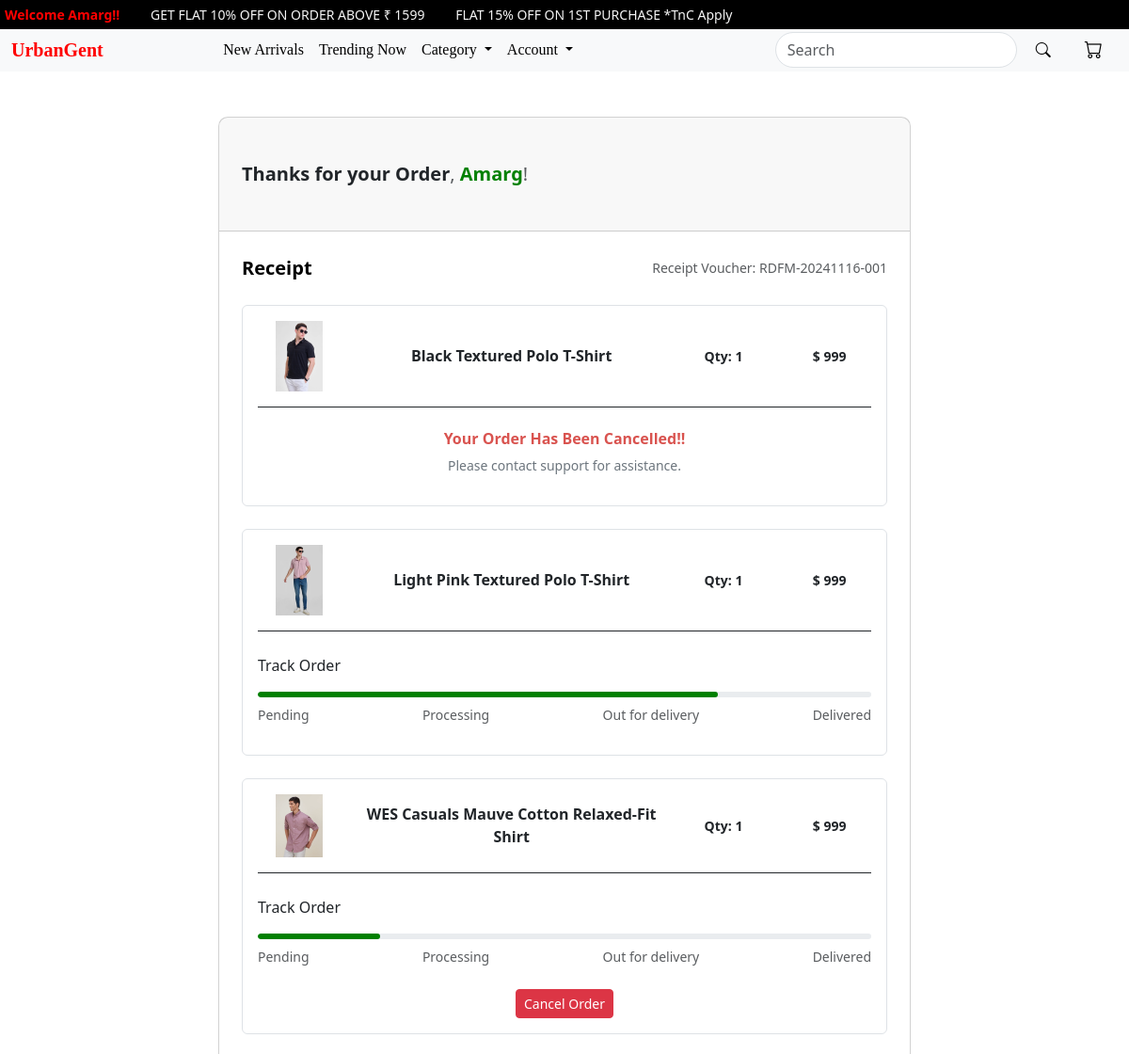
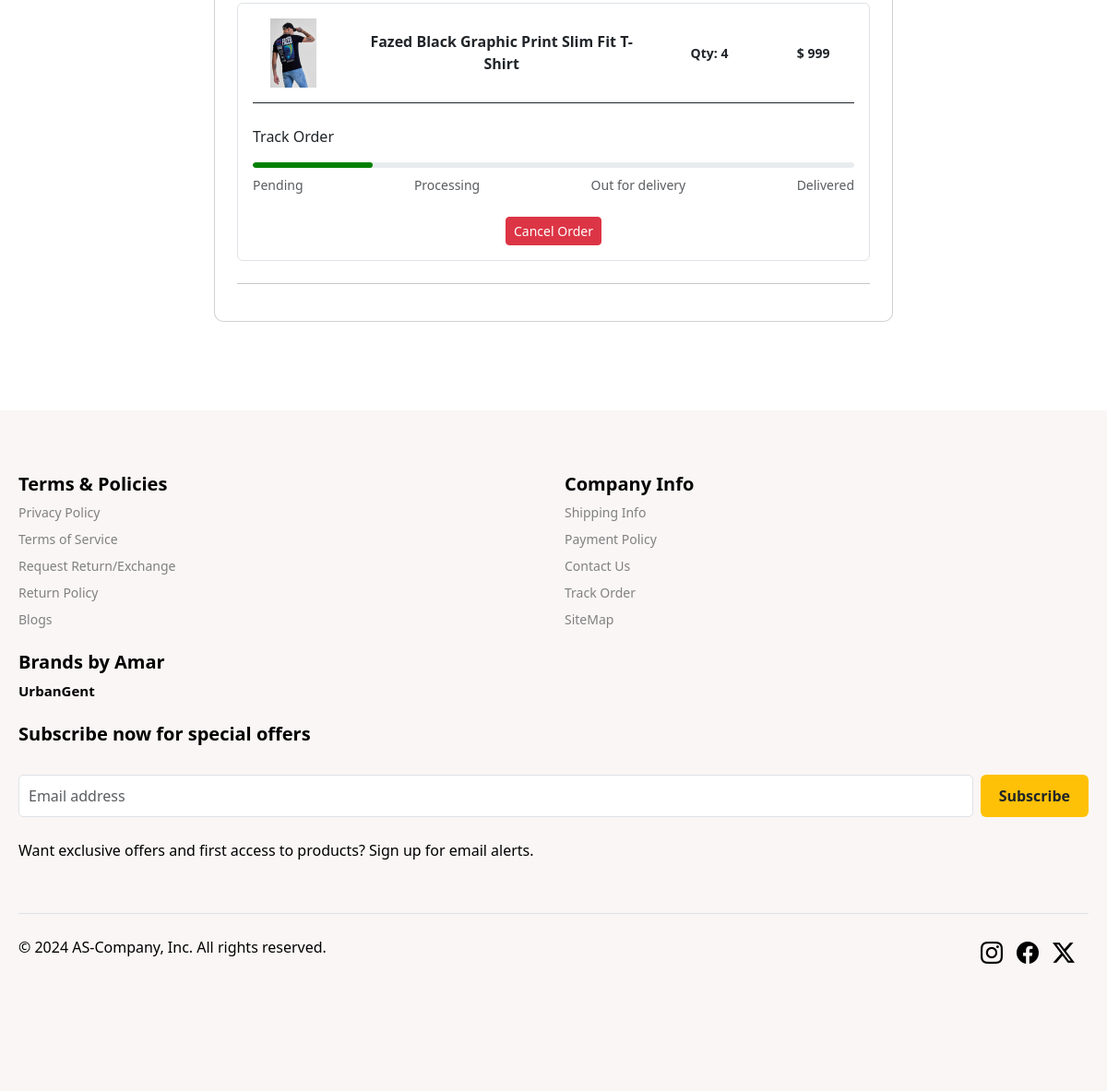
The app's page /order/ (signed in) with its own data (2 pictures, top to bottom).
### core/models.py (models this page shows, shortened)
class Order(models.Model):
        STATUS_CHOICES = [
        ('PENDING', 'Pending'),
        ('PROCESSING', 'Processing'),
        ('OUT FOR DELIVERY', 'Out for delivery'),
        ('COMPLETED', 'Completed'),
        ('CANCELLED', 'Cancelled'),
    ]
        user = models.ForeignKey(User, on_delete=models.CASCADE)
        customer=models.ForeignKey(Userdetails,on_delete=models.CASCADE)
        cloth=models.ForeignKey(new_arrival,on_delete=models.CASCADE)
        quantity = models.PositiveIntegerField(default=1)
        order_at = models.DateTimeField(auto_now_add=True)
        status = models.CharField(max_length=20, choices=STATUS_CHOICES, default='PENDING')
        order_size = models.CharField(max_length=3,default=' ')

class new_arrival(models.Model):
        CATEGORY_CHOICES = [
        ('NEWARRIVAL','newarrival'),
        ('SHIRTS','shirts'),
        ('T_SHIRTS','t-shirts'),
        ('SWEATSHIRTS','sweatshirts'),
        ('TROUSERS','trousers'),
        ('SHORTS','shorts'),
        ('TRENDING','trending')
    ]
        SIZE_CHOICES = [
        ('S', 'Small'),
        ('M', 'Medium'),
        ('L', 'Large'),
        ('XL', 'Extra Large'),
    ]
        name=models.CharField(max_length=100)
        category = models.CharField(max_length=30,choices=CATEGORY_CHOICES)
        short_d = models.CharField(max_length=400)
        desc = models.TextField()
        original_price=models.IntegerField(default=1000)
        discounted_price=models.IntegerField()
        size = models.CharField(max_length=2, choices=SIZE_CHOICES,default='S')
        upperwear_img = models.ImageField(upload_to='new_arrival_img')

### core/views.py (the view)
# urls.py: path('order/',views.order,name='order'),
def order(request):
    ord=Order.objects.filter(user=request.user)
    return render (request,'core/order.html',{'ord':ord})

### core/templates/core/order.html (shortened to what this page needs)
{% extends "core/base.html" %}
{% load static %}
{% block content %}
{% if ord %}
<section class="h-100 gradient-custom">
    <div class="container py-5 h-100">
        <div class="row justify-content-center align-items-center h-100">
            <div class="col-lg-10 col-xl-8">
                <div class="card order-card">
                    <div class="card-header px-4 py-5">
                        <h5 class="text-muted mb-0">
                            <strong class='text-dark'>Thanks for your Order</strong>,
                            <span style="color: green; font-weight:bolder;">{{ request.user }}</span>!
                        </h5>
                    </div>
                    <div class="card-body p-4">
                        <div class="d-flex justify-content-between align-items-center mb-4">
                            <p class="lead fw-normal mb-0" style="color: black;"><strong>Receipt</strong></p>
                            <p class="small text-muted mb-0 Voucher">Receipt Voucher: RDFM-20241116-001</p>
                        </div>
                        {% for o in ord %}
                        <div class="card shadow-0 border mb-4">
                            <div class="card-body">
                                <div class="row order-row d-flex align-items-center">
                                    <div class="col-md-2 text-center">
                                        <img src="{{ o.cloth.upperwear_img.url }}" alt="Image Description" class="img-fluid order-img">
                                    </div>
                                    <div class="col-md-6 text-center">
                                        <p class="text-muted mb-0"><strong class='text-dark'>{{ o.cloth.short_d }}</strong></p>
                                    </div>
                                    <div class="col-6 col-md-2 text-center">
                                        <p class="text-muted mb-0 small">
                                            <strong class="text-dark">Qty: {{ o.quantity }}</strong>
                                        </p>
                                    </div>
                                    <div class="col-6 col-md-2 text-center">
                                        <p class="text-muted mb-0 small">
                                            <strong class="text-dark">&#x24; {{ o.cloth.discounted_price }}</strong>
                                        </p>
                                    </div>
                                </div>
                                <hr class="mb-4" style="background-color: #e0e0e0; opacity: 1;">
                                {% if o.status == 'CANCELLED' %}
                                <div class="text-center">
                                    <h6 style="color: #d9534f; font-weight: bold;">Your Order Has Been Cancelled!!</h6>
                                    <p style="color: #6c757d; font-size: 14px;">Please contact support for assistance.</p>
                                </div>
                                {% else %}
                                    <div class="track-order">
                                        <p class='text-dark'>Track Order</p>
                                    </div>
                                    <div class="progress">
                                        <div class="progress-bar" role="progressbar"
                                            style="width:
                                            {% if o.status == 'PENDING' %} 20%
                                            {% elif o.status == 'PROCESSING' %} 50%
                                            {% elif o.status == 'OUT FOR DELIVERY' %} 75%
                                            {% elif o.status == 'COMPLETED' %} 100%
                                            {% endif %};"
                                            aria-valuenow="65" aria-valuemin="0" aria-valuemax="100">
                                        </div>
                                    </div>
                                    <div class="track-order mt-2">
                                        <p class="text-muted small">Pending</p>
                                        <p class="text-muted small">Processing</p>
                                        <p class="text-muted small">Out for delivery</p>
                                        <p class="text-muted small">Delivered</p>
                                    </div>
                                    {% if o.status == 'PENDING' or o.status == 'PROCESSING' %}
                                    <form method="POST" action="{% url 'cancel_order' o.id %}" style="text-align: center;">
                                        <button type="submit" class="btn btn-danger btn-sm mt-2">Cancel Order</button>
                                    </form>
                                    {% endif %}
                                {% endif %}
                            </div>
                        </div>
                        {% endfor %}
                        <hr>
                        {% else %}
                        <h2 class='d-flex justify-content-center mt-5'>You Haven't Placed An Order&#128532;</h2>
                        {% endif %}
                    </div>
                </div>
            </div>
        </div>
    </div>
</section>
{% endblock content %}

### core/templates/core/navbar.html (shortened to what this page needs)
{% load static %}
<marquee class="marque" style="background-color:black; white-space: nowrap; overflow: hidden; text-overflow: clip; width: 100%; font-size: 14px; padding: 5px;">
  <span style="color:red; font-weight: bold;">
    {% if request.user.is_authenticated %}
      Welcome {{request.user}}!!
    {% else %}
      <strong>Please Login!!</strong>
    {% endif %}
  </span>
  &nbsp;&nbsp;&nbsp;&nbsp;&nbsp;&nbsp;&nbsp;&nbsp;GET FLAT 10% OFF ON ORDER ABOVE &#8377; 1599
  &nbsp;&nbsp;&nbsp;&nbsp;&nbsp;&nbsp;&nbsp;&nbsp;FLAT 15% OFF ON 1ST PURCHASE *TnC Apply
</marquee>
<nav class="navbar navbar-expand-lg bg-body-tertiary">
  <div class="container-fluid">
    <a class="navbar-brand" href="{% url 'index' %}" id="logo" style="font-family: cursive;"><strong>UrbanGent</strong></a>
    <div class="collapse navbar-collapse justify-content-center" id="navbarSupportedContent">
      <ul class="navbar-nav mx-auto mb-2 mb-lg-0 text-center">
        <li class="nav-item">
          <a class="nav-link active" href="{% url 'newarrival' %}" id="navbarbtns" style="font-family: cursive;">New Arrivals</a>
        </li>
        <li class="nav-item">
          <a class="nav-link" href="{% url 'trending' %}" id="navbarbtns" style="font-family: cursive;">Trending Now</a>
        </li>
        <li class="nav-item dropdown">
          <a class="nav-link dropdown-toggle" href="#" role="button" data-bs-toggle="dropdown" aria-expanded="false" id="navbarbtns" style="font-family: cursive;">
            Category
          </a>
        </li>
        <li class="nav-item dropdown">
          <a class="nav-link dropdown-toggle" href="#" role="button" data-bs-toggle="dropdown" aria-expanded="false" id="navbarbtns" style="font-family: cursive;">
            Account
          </a>
        </li>
      </ul>
      <form class="d-flex ms-auto text-center" role="search" action="{% url 'product_search' %}">
        <input class="form-control me-2" type="search" placeholder="Search" aria-label="Search" id="searchbar" name="q" value="{{ query }}">
        <button class="btn" type="submit" id="searchbtn"><i class="bi bi-search"></i></button>
      </form>
      <ul class="navbar-nav ms-3">
        <li class="nav-item" id="navbarbtns">
          <a class="nav-link" href="{% url 'showcart' %}">
            <i class="bi bi-cart" style="font-size: 1.2rem; margin-right: 8px; color: black;" id="navbarbtns"></i>
          </a>
        </li>
      </ul>
    </div>
  </div>
</nav>

### core/static/core/css/core.css (style rules this page uses)
* { margin: 0; padding: 0; box-sizing: border-box; }

### core/templates/core/order.html (style rules this page uses)
.order-card { border-radius: 10px; }
.order-img { width: 50px; height: auto; object-fit: cover; }
.track-order { display: flex; justify-content: space-between; flex-wrap: wrap; }
.progress { height: 6px; border-radius: 16px; }
.progress-bar { border-radius: 16px; background-color: green; }

### records on screen
Order: cloth.upperwear_img (picture), cloth.short_d "Black Textured Polo T-Shirt", quantity "1", cloth.discounted_price "999", status "Your Order Has Been Cancelled!!"
Order: cloth.upperwear_img (picture), cloth.short_d "Light Pink Textured Polo T-Shirt", quantity "1", cloth.discounted_price "999", status "Track Order"
Order: cloth.upperwear_img (picture), cloth.short_d "WES Casuals Mauve Cotton Relaxed-Fit Shirt", quantity "1", cloth.discounted_price "999", status "Track Order"
Order: cloth.upperwear_img (picture), cloth.short_d "Fazed Black Graphic Print Slim Fit T-Shirt", quantity "4", cloth.discounted_price "999", status "Track Order"

### other values on screen
{{ request.user }} "Amarg"
